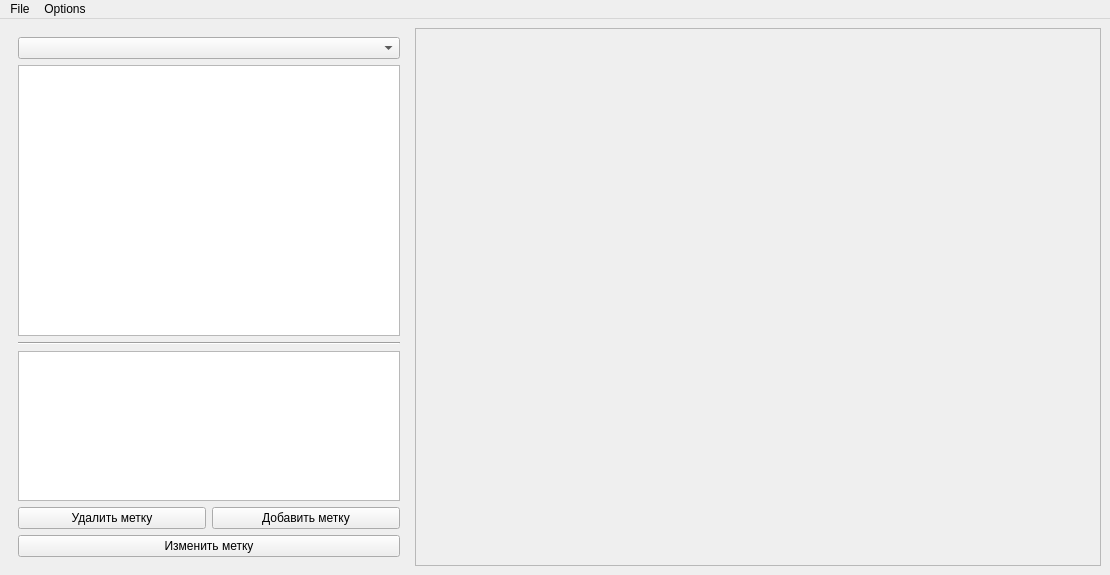
<?xml version="1.0" encoding="UTF-8"?>
<ui version="4.0">
 <class>MainWindow</class>
 <widget class="QMainWindow" name="MainWindow">
  <property name="geometry">
   <rect>
    <x>0</x>
    <y>0</y>
    <width>1110</width>
    <height>575</height>
   </rect>
  </property>
  <property name="windowTitle">
   <string>Визуализатор формата h5</string>
  </property>
  <widget class="QWidget" name="centralwidget">
   <property name="enabled">
    <bool>true</bool>
   </property>
   <layout class="QVBoxLayout" name="verticalLayout">
    <item>
     <layout class="QGridLayout" name="gridLayout">
      <item row="1" column="0">
       <layout class="QHBoxLayout" name="horizontalLayout">
        <item>
         <widget class="QWidget" name="verticalWidget" native="true">
          <property name="maximumSize">
           <size>
            <width>400</width>
            <height>16777215</height>
           </size>
          </property>
          <layout class="QVBoxLayout" name="verticalLayout_2">
           <item>
            <widget class="QComboBox" name="comboBoxScatterPlot"/>
           </item>
           <item>
            <widget class="QTableView" name="tableViewData">
             <property name="minimumSize">
              <size>
               <width>0</width>
               <height>0</height>
              </size>
             </property>
             <property name="maximumSize">
              <size>
               <width>16777215</width>
               <height>16777215</height>
              </size>
             </property>
            </widget>
           </item>
           <item>
            <widget class="Line" name="line">
             <property name="orientation">
              <enum>Qt::Horizontal</enum>
             </property>
            </widget>
           </item>
           <item>
            <widget class="QTableView" name="tableViewMarks">
             <property name="minimumSize">
              <size>
               <width>0</width>
               <height>100</height>
              </size>
             </property>
             <property name="maximumSize">
              <size>
               <width>16777215</width>
               <height>150</height>
              </size>
             </property>
            </widget>
           </item>
           <item>
            <layout class="QHBoxLayout" name="horizontalLayout_2">
             <item>
              <widget class="QPushButton" name="btnDeleteMark">
               <property name="text">
                <string>Удалить метку</string>
               </property>
              </widget>
             </item>
             <item>
              <widget class="QPushButton" name="btnAddMark">
               <property name="text">
                <string>Добавить метку</string>
               </property>
              </widget>
             </item>
            </layout>
           </item>
           <item>
            <widget class="QPushButton" name="btnEditMark">
             <property name="text">
              <string>Изменить метку</string>
             </property>
            </widget>
           </item>
          </layout>
         </widget>
        </item>
        <item>
         <widget class="QFrame" name="plotFrame">
          <property name="minimumSize">
           <size>
            <width>600</width>
            <height>0</height>
           </size>
          </property>
          <property name="frameShape">
           <enum>QFrame::StyledPanel</enum>
          </property>
          <property name="frameShadow">
           <enum>QFrame::Raised</enum>
          </property>
         </widget>
        </item>
       </layout>
      </item>
     </layout>
    </item>
   </layout>
  </widget>
  <widget class="QMenuBar" name="menubar">
   <property name="geometry">
    <rect>
     <x>0</x>
     <y>0</y>
     <width>1110</width>
     <height>22</height>
    </rect>
   </property>
   <widget class="QMenu" name="menuFile">
    <property name="title">
     <string>File</string>
    </property>
    <addaction name="menuActionOpen_h5"/>
    <addaction name="menuActionSave_csv"/>
   </widget>
   <widget class="QMenu" name="menuOptions">
    <property name="title">
     <string>Options</string>
    </property>
    <addaction name="menuActionEditSettings"/>
   </widget>
   <addaction name="menuFile"/>
   <addaction name="menuOptions"/>
  </widget>
  <action name="menuActionOpen_h5">
   <property name="text">
    <string>Open h5</string>
   </property>
  </action>
  <action name="menuActionSave_csv">
   <property name="text">
    <string>Save csv</string>
   </property>
  </action>
  <action name="menuActionSettings">
   <property name="text">
    <string>Settings</string>
   </property>
  </action>
  <action name="menuActionEditSettings">
   <property name="text">
    <string>Settings</string>
   </property>
  </action>
 </widget>
 <resources/>
 <connections/>
</ui>
